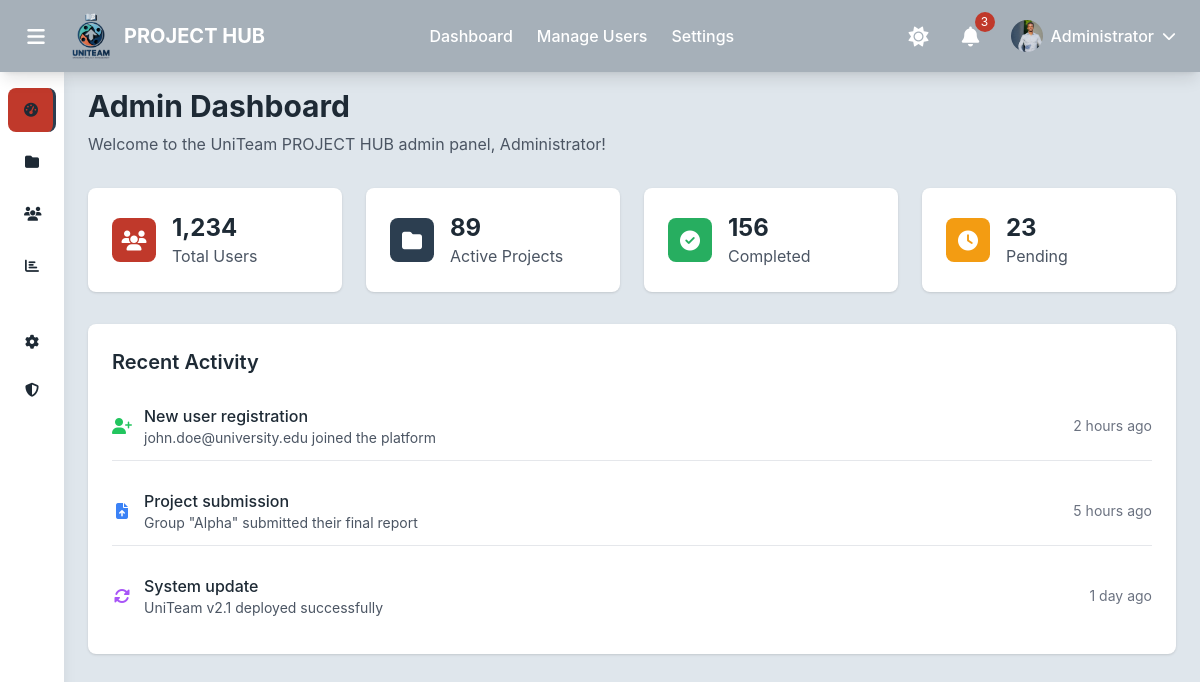
The page /accounts/dashboard/admin/ (signed in) on the database its author committed.
### users/models.py (models this page shows)
class CustomUser(AbstractUser):
    class Role(models.TextChoices):
        ADMIN = "ADMIN", "Admin"
        LECTURER = "LECTURER", "Lecturer"
        STUDENT = "STUDENT", "Student"
    role = models.CharField(max_length=50, choices=Role.choices)
    avatar = models.ImageField(upload_to='avatars/', null=True, blank=True)
    is_approved = models.BooleanField(default=True)
    phone_number = models.CharField(max_length=20, blank=True)
    def get_full_name(self):
        return f"{self.first_name} {self.last_name}"

### users/views.py (the view)
# urls.py: path('dashboard/admin/', views.admin_dashboard, name='admin_dashboard'),
@login_required
@user_passes_test(is_admin)
def admin_dashboard(request):
    return render(request, 'users/admin_dashboard.html')

### users/views.py (called while the page is built)
def is_admin(user):
    return user.is_authenticated and user.role == CustomUser.Role.ADMIN

### templates/users/admin_dashboard.html (shortened to what this page needs)
{% extends "base/base_admin.html" %}
{% load static %}
{% block content %}
    <div class="mb-8">
        <h2 class="text-3xl font-bold mb-2">Admin Dashboard</h2>
        <p class="text-gray-600">Welcome to the UniTeam PROJECT HUB admin panel, {{ user.username }}!</p>
    </div>
    <div class="grid grid-cols-1 md:grid-cols-2 lg:grid-cols-4 gap-6 mb-8">
        <div class="surface-bg rounded-lg shadow p-6">
            <div class="flex items-center">
                <div class="p-3 rounded-lg accent-1">
                    <div class="fa-icon text-white">
                        <i class="fas fa-users fa-lg"></i>
                    </div>
                </div>
                <div class="ml-4">
                    <h3 class="text-2xl font-bold">1,234</h3>
                    <p class="text-gray-600">Total Users</p>
                </div>
            </div>
        </div>
        <div class="surface-bg rounded-lg shadow p-6">
            <div class="flex items-center">
                <div class="p-3 rounded-lg accent-2">
                    <div class="fa-icon text-white">
                        <i class="fas fa-folder fa-lg"></i>
                    </div>
                </div>
                <div class="ml-4">
                    <h3 class="text-2xl font-bold">89</h3>
                    <p class="text-gray-600">Active Projects</p>
                </div>
            </div>
        </div>
        <div class="surface-bg rounded-lg shadow p-6">
            <div class="flex items-center">
                <div class="p-3 rounded-lg" style="background-color: #27AE60;">
                    <div class="fa-icon text-white">
                        <i class="fas fa-check-circle fa-lg"></i>
                    </div>
                </div>
                <div class="ml-4">
                    <h3 class="text-2xl font-bold">156</h3>
                    <p class="text-gray-600">Completed</p>
                </div>
            </div>
        </div>
        <div class="surface-bg rounded-lg shadow p-6">
            <div class="flex items-center">
                <div class="p-3 rounded-lg" style="background-color: #F39C12;">
                    <div class="fa-icon text-white">
                        <i class="fas fa-clock fa-lg"></i>
                    </div>
                </div>
                <div class="ml-4">
                    <h3 class="text-2xl font-bold">23</h3>
                    <p class="text-gray-600">Pending</p>
                </div>
            </div>
        </div>
    </div>
    <div class="surface-bg rounded-lg shadow p-6">
        <h3 class="text-xl font-semibold mb-4">Recent Activity</h3>
        <div class="space-y-4">
            <div class="flex items-center justify-between py-3 border-b">
                <div class="flex items-center">
                    <div class="fa-icon mr-3 text-green-500">
                        <i class="fas fa-user-plus"></i>
                    </div>
                    <div>
                        <p class="font-medium">New user registration</p>
                        <p class="text-sm text-gray-600">john.doe@university.edu joined the platform</p>
                    </div>
                </div>
                <span class="text-sm text-gray-500">2 hours ago</span>
            </div>
            <div class="flex items-center justify-between py-3 border-b">
                <div class="flex items-center">
                    <div class="fa-icon mr-3 text-blue-500">
                        <i class="fas fa-file-upload"></i>
                    </div>
                    <div>
                        <p class="font-medium">Project submission</p>
                        <p class="text-sm text-gray-600">Group "Alpha" submitted their final report</p>
                    </div>
                </div>
                <span class="text-sm text-gray-500">5 hours ago</span>
            </div>
            <div class="flex items-center justify-between py-3">
                <div class="flex items-center">
                    <div class="fa-icon mr-3 text-purple-500">
                        <i class="fas fa-sync-alt"></i>
                    </div>
                    <div>
                        <p class="font-medium">System update</p>
                        <p class="text-sm text-gray-600">UniTeam v2.1 deployed successfully</p>
                    </div>
                </div>
                <span class="text-sm text-gray-500">1 day ago</span>
            </div>
        </div>
    </div>
{% endblock %}

### templates/base/base_admin.html (shortened to what this page needs)
{% load static %}
<!DOCTYPE html>
<html lang="en">
<head>
    <script src="https://cdn.tailwindcss.com"></script>
    <link rel="stylesheet" href="https://cdnjs.cloudflare.com/ajax/libs/font-awesome/6.4.0/css/all.min.css">
</head>
<body>
    <header class="header-bg shadow-lg fixed top-0 w-full z-50">
        <div class="flex items-center justify-between px-4 py-3">
            <div class="flex items-center space-x-4">
                <button id="leftSidebarToggle" class="p-2 rounded-lg hover:bg-black hover:bg-opacity-10 transition-colors">
                    <div class="icon-wrapper">
                        <i class="fas fa-bars fa-lg text-white"></i>
                    </div>
                </button>
                <div class="flex items-center space-x-3">
                    <div class="logo-placeholder"><img src="{% static 'images/logo/uniteam_logo (1).png' %}" alt=""></div>
                    <h1 class="text-xl font-bold text-white header-title">PROJECT HUB</h1>
                </div>
            </div>
            <nav class="hidden md:flex items-center space-x-6">
                <a href="{% url 'admin_dashboard' %}" class="text-white hover:text-gray-200 transition-colors font-medium">Dashboard</a>
                <a href="{% url 'admin_user_list' %}" class="text-white hover:text-gray-200 transition-colors font-medium">Manage Users</a>
                <a href="#" class="text-white hover:text-gray-200 transition-colors font-medium">Settings</a>
            </nav>
            <div class="flex items-center space-x-3">
                <button id="themeToggle" class="p-2 rounded-lg hover:bg-black hover:bg-opacity-10 transition-colors text-white">
                    <div class="icon-wrapper">
                        <i class="fas fa-sun fa-lg"></i>
                    </div>
                </button>
                <button id="rightSidebarToggle" class="relative p-2 rounded-lg hover:bg-black hover:bg-opacity-10 transition-colors text-white">
                    <div class="icon-wrapper">
                        <i class="fas fa-bell fa-lg"></i>
                    </div>
                    <span class="notification-badge absolute -top-1 -right-1">3</span>
                </button>
                <div class="profile-dropdown">
                    <div class="profile-button">
                        {% if user.avatar %}
                            <img src="{{ user.avatar.url }}" alt="{{ user.username }}'s Avatar" class="profile-avatar">
                        {% else %}
                            <div class="profile-avatar bg-accent-1 flex items-center justify-center text-white font-bold">
                                {{ user.first_name.0|default:user.username.0|upper }}
                            </div>
                        {% endif %}
                        <span class="profile-text">{{ user.username|capfirst }}</span>
                        <i class="fas fa-chevron-down dropdown-arrow text-white text-sm"></i>
                    </div>
                </div>
            </div>
        </div>
    </header>
    <div class="flex pt-16">
        <aside id="leftSidebar" class="surface-bg shadow-lg sidebar-transition sidebar-collapsed fixed left-0 top-16 h-full z-40">
            <nav class="py-6 px-2 h-full flex flex-col">
                <div class="space-y-2 flex-1">
                    <a href="{% url 'admin_dashboard' %}" class="nav-item flex items-center px-4 py-3 rounded-lg text-sm font-medium active" data-tooltip="Dashboard">
                        <div class="fa-icon">
                            <i class="fas fa-tachometer-alt"></i>
                        </div>
                    </a>
                    <a href="#" class="nav-item flex items-center px-4 py-3 rounded-lg text-sm font-medium" data-tooltip="Projects">
                        <div class="fa-icon">
                            <i class="fas fa-folder"></i>
                        </div>
                    </a>
                    <a href="{% url 'admin_user_list' %}" class="nav-item flex items-center px-4 py-3 rounded-lg text-sm font-medium" data-tooltip="Users">
                        <div class="fa-icon">
                            <i class="fas fa-users"></i>
                        </div>
                    </a>
                    <a href="#" class="nav-item flex items-center px-4 py-3 rounded-lg text-sm font-medium" data-tooltip="Reports">
                        <div class="fa-icon">
                            <i class="fas fa-chart-bar"></i>
                        </div>
                    </a>
                    <div class="pt-4">
                        <div class="mt-2 space-y-1">
                            <a href="#" class="nav-item flex items-center px-4 py-3 rounded-lg text-sm font-medium" data-tooltip="Settings">
                                <div class="fa-icon">
                                    <i class="fas fa-cog"></i>
                                </div>
                            </a>
                            <a href="#" class="nav-item flex items-center px-4 py-3 rounded-lg text-sm font-medium" data-tooltip="Security">
                                <div class="fa-icon">
                                    <i class="fas fa-shield-alt"></i>
                                </div>
                            </a>
                        </div>
                    </div>
                </div>
            </nav>
        </aside>
        <main id="mainContent" class="flex-1 transition-all duration-300 ml-16">
            <div class="p-6">
                {% block content %}
                {% endblock %}
            </div>
        </main>
    </div>
</body>
</html>

### templates/base/base_admin.html (style rules this page uses)
:root { --light-gray: #DFE6EC; --dark-gray: #A6B0B9; --accent-1: #C0392B; --accent-2: #2C3E50; --text-dark: #1E2A35; --background: var(--light-gray); --surface: #ffffff; --header-bg: var(--dark-gray); --footer-bg: var(--dark-gray); }
body { background-color: var(--background); color: var(--text-dark); font-family: 'Inter', system-ui, sans-serif; transition: background-color 0.3s ease; }
.header-bg { background-color: var(--header-bg); }
.surface-bg { background-color: var(--surface); }
.accent-1 { background-color: var(--accent-1); }
.accent-2 { background-color: var(--accent-2); }
.sidebar-transition { transition: all 0.3s ease-in-out; }
.sidebar-collapsed { width: 4rem; }
.nav-item { transition: all 0.2s ease; white-space: nowrap; overflow: hidden; }
.nav-item.active { background-color: var(--accent-1); border-right: 3px solid var(--accent-2); }
.profile-dropdown { position: relative; margin-left: 0.5rem; }
.profile-button { display: flex; align-items: center; padding: 0.5rem; border-radius: 0.375rem; transition: background-color 0.2s; cursor: pointer; }
.profile-avatar { width: 2rem; height: 2rem; border-radius: 9999px; object-fit: cover; }
.profile-text { margin-left: 0.5rem; color: white; font-weight: 500; display: none; }
@media (min-width: 640px) { .profile-text { display: block; } }
.dropdown-arrow { margin-left: 0.5rem; transition: transform 0.3s; }
.logo-placeholder { width: 40px; height: 40px; border-radius: 8px; display: flex; align-items: center; justify-content: center; color: white; font-weight: bold; font-size: 18px; }
.notification-badge { background-color: var(--accent-1); color: white; font-size: 0.75rem; min-width: 1.25rem; height: 1.25rem; border-radius: 0.625rem; display: flex; align-items: center; justify-content: center; }
.icon-wrapper { display: flex; align-items: center; justify-content: center; width: 24px; height: 24px; }
#mainContent { transition: margin-left 0.3s ease, width 0.3s ease; }
.sidebar-collapsed .nav-item { position: relative; }
.fa-icon { width: 20px; height: 20px; display: flex; align-items: center; justify-content: center; }

### rows shown on the page
CustomUser: avatar (picture), username "Administrator"
